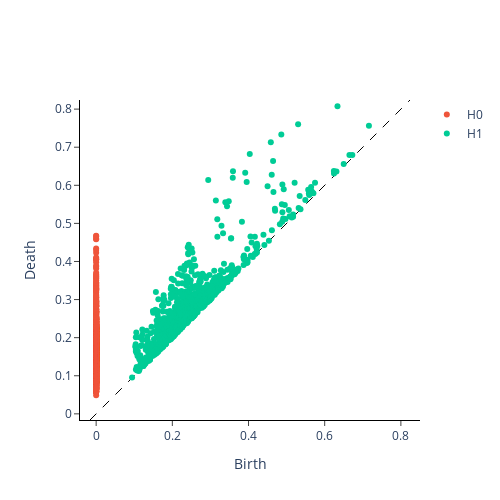

The code cell stored with this chart in its notebook:
### Code cell
y_nonfixed_embedded = y_nonfixed_embedded[None, :, :]
nonfixed_persistence = VietorisRipsPersistence(
    homology_dimensions=homology_dimensions, n_jobs=6
)
print("Persistence diagram for nonfixed parameters")
nonfixed_persistence.fit_transform_plot(y_nonfixed_embedded);

### Figure 1 — Plotly figure (JSON) as saved in the notebook; plotly's stock layout.template omitted (floating-point values rounded to 4 significant figures; data arrays with more than 128 entries replaced by an {"elided": "..."} marker saying what was removed)
{"data": [{"hoverinfo": "none", "line": {"color": "black", "dash": "dash", "width": 1}, "mode": "lines", "showlegend": false, "type": "scatter", "x": [-0.01616, 0.8239], "y": [-0.01616, 0.8239]}, {"hoverinfo": "text", "hovertext": {"elided": "1460 str values"}, "mode": "markers", "name": "H0", "type": "scatter", "x": {"elided": "1460 int values"}, "y": {"elided": "1460 float values"}}, {"hoverinfo": "text", "hovertext": {"elided": "1091 str values"}, "mode": "markers", "name": "H1", "type": "scatter", "x": {"elided": "1091 float values"}, "y": {"elided": "1091 float values"}}], "layout": {"height": 500, "plot_bgcolor": "white", "width": 500, "xaxis": {"autorange": false, "exponentformat": "e", "linecolor": "black", "linewidth": 1, "mirror": false, "range": [-0.01616, 0.8239], "showexponent": "all", "showline": true, "side": "bottom", "ticks": "outside", "title": {"text": "Birth"}, "type": "linear", "zeroline": true}, "yaxis": {"autorange": false, "exponentformat": "e", "linecolor": "black", "linewidth": 1, "mirror": false, "range": [-0.01616, 0.8239], "scaleanchor": "x", "scaleratio": 1, "showexponent": "all", "showline": true, "side": "left", "ticks": "outside", "title": {"text": "Death"}, "type": "linear", "zeroline": true}}}
